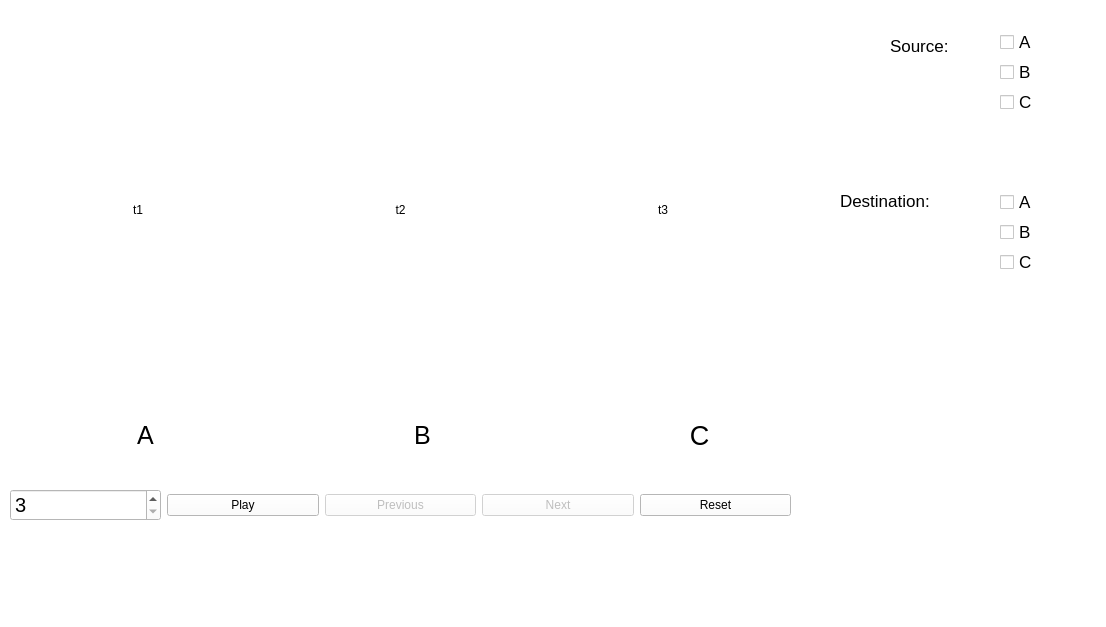
<?xml version="1.0" encoding="UTF-8"?>
<ui version="4.0">
 <class>MainWindow</class>
 <widget class="QMainWindow" name="MainWindow">
  <property name="geometry">
   <rect>
    <x>0</x>
    <y>0</y>
    <width>1106</width>
    <height>627</height>
   </rect>
  </property>
  <property name="windowTitle">
   <string>MainWindow</string>
  </property>
  <property name="autoFillBackground">
   <bool>false</bool>
  </property>
  <property name="styleSheet">
   <string notr="true">background-color: rgb(255, 255, 255)</string>
  </property>
  <widget class="QWidget" name="centralwidget">
   <widget class="QWidget" name="horizontalLayoutWidget">
    <property name="geometry">
     <rect>
      <x>10</x>
      <y>9</y>
      <width>781</width>
      <height>401</height>
     </rect>
    </property>
    <layout class="QHBoxLayout" name="towersLayout">
     <item>
      <widget class="QLabel" name="tower1">
       <property name="text">
        <string>t1</string>
       </property>
       <property name="alignment">
        <set>Qt::AlignCenter</set>
       </property>
      </widget>
     </item>
     <item>
      <widget class="QLabel" name="tower2">
       <property name="text">
        <string>t2</string>
       </property>
       <property name="alignment">
        <set>Qt::AlignCenter</set>
       </property>
      </widget>
     </item>
     <item>
      <widget class="QLabel" name="tower3">
       <property name="text">
        <string>t3</string>
       </property>
       <property name="alignment">
        <set>Qt::AlignCenter</set>
       </property>
      </widget>
     </item>
    </layout>
   </widget>
   <widget class="QWidget" name="horizontalLayoutWidget_2">
    <property name="geometry">
     <rect>
      <x>10</x>
      <y>410</y>
      <width>825</width>
      <height>51</height>
     </rect>
    </property>
    <layout class="QHBoxLayout" name="namesLayout">
     <item>
      <widget class="QLabel" name="t_A">
       <property name="font">
        <font>
         <pointsize>19</pointsize>
        </font>
       </property>
       <property name="text">
        <string>A</string>
       </property>
       <property name="alignment">
        <set>Qt::AlignCenter</set>
       </property>
      </widget>
     </item>
     <item>
      <widget class="QLabel" name="t_B">
       <property name="font">
        <font>
         <pointsize>19</pointsize>
        </font>
       </property>
       <property name="text">
        <string>B</string>
       </property>
       <property name="alignment">
        <set>Qt::AlignCenter</set>
       </property>
      </widget>
     </item>
     <item>
      <widget class="QLabel" name="t_C">
       <property name="font">
        <font>
         <pointsize>20</pointsize>
        </font>
       </property>
       <property name="text">
        <string>C</string>
       </property>
       <property name="alignment">
        <set>Qt::AlignCenter</set>
       </property>
      </widget>
     </item>
    </layout>
   </widget>
   <widget class="QWidget" name="horizontalLayoutWidget_3">
    <property name="geometry">
     <rect>
      <x>10</x>
      <y>460</y>
      <width>781</width>
      <height>91</height>
     </rect>
    </property>
    <layout class="QHBoxLayout" name="buttonsLayout">
     <item>
      <widget class="QSpinBox" name="numberOfDisks">
       <property name="font">
        <font>
         <pointsize>15</pointsize>
        </font>
       </property>
       <property name="styleSheet">
        <string notr="true">border-color: rgb(0, 0, 0);
selection-background-color: rgb(0, 0, 0);
border-left-color: rgb(0, 0, 0);
border-bottom-color: rgb(0, 0, 0);
border-right-color: rgb(0, 0, 0);
border-top-color: rgb(0, 0, 0);

</string>
       </property>
       <property name="minimum">
        <number>3</number>
       </property>
       <property name="maximum">
        <number>7</number>
       </property>
      </widget>
     </item>
     <item>
      <widget class="QPushButton" name="playButton">
       <property name="styleSheet">
        <string notr="true">border-color: rgb(0, 0, 0);
border-left-color: rgb(0, 0, 0);
border-bottom-color: rgb(0, 0, 0);
border-right-color: rgb(0, 0, 0);
border-top-color: rgb(0, 0, 0);</string>
       </property>
       <property name="text">
        <string>Play</string>
       </property>
      </widget>
     </item>
     <item>
      <widget class="QPushButton" name="previousButton">
       <property name="enabled">
        <bool>false</bool>
       </property>
       <property name="styleSheet">
        <string notr="true">border-color: rgb(0, 0, 0);
border-left-color: rgb(0, 0, 0);
border-bottom-color: rgb(0, 0, 0);
border-right-color: rgb(0, 0, 0);
border-top-color: rgb(0, 0, 0);</string>
       </property>
       <property name="text">
        <string>Previous</string>
       </property>
      </widget>
     </item>
     <item>
      <widget class="QPushButton" name="nextButton">
       <property name="enabled">
        <bool>false</bool>
       </property>
       <property name="styleSheet">
        <string notr="true">border-color: rgb(0, 0, 0);
border-left-color: rgb(0, 0, 0);
border-bottom-color: rgb(0, 0, 0);
border-right-color: rgb(0, 0, 0);
border-top-color: rgb(0, 0, 0);</string>
       </property>
       <property name="text">
        <string>Next</string>
       </property>
      </widget>
     </item>
     <item>
      <widget class="QPushButton" name="resetButton">
       <property name="styleSheet">
        <string notr="true">border-color: rgb(0, 0, 0);
border-left-color: rgb(0, 0, 0);
border-bottom-color: rgb(0, 0, 0);
border-right-color: rgb(0, 0, 0);
border-top-color: rgb(0, 0, 0);</string>
       </property>
       <property name="text">
        <string>Reset</string>
       </property>
      </widget>
     </item>
    </layout>
   </widget>
   <widget class="QCheckBox" name="checkBox_Bs">
    <property name="geometry">
     <rect>
      <x>1000</x>
      <y>60</y>
      <width>102</width>
      <height>24</height>
     </rect>
    </property>
    <property name="font">
     <font>
      <pointsize>13</pointsize>
     </font>
    </property>
    <property name="text">
     <string>B</string>
    </property>
   </widget>
   <widget class="QLabel" name="label_4">
    <property name="geometry">
     <rect>
      <x>890</x>
      <y>20</y>
      <width>101</width>
      <height>51</height>
     </rect>
    </property>
    <property name="font">
     <font>
      <pointsize>13</pointsize>
     </font>
    </property>
    <property name="text">
     <string>Source:</string>
    </property>
   </widget>
   <widget class="QCheckBox" name="checkBox_Bd">
    <property name="geometry">
     <rect>
      <x>1000</x>
      <y>220</y>
      <width>102</width>
      <height>24</height>
     </rect>
    </property>
    <property name="font">
     <font>
      <pointsize>13</pointsize>
     </font>
    </property>
    <property name="text">
     <string>B</string>
    </property>
   </widget>
   <widget class="QLabel" name="label_6">
    <property name="geometry">
     <rect>
      <x>840</x>
      <y>180</y>
      <width>151</width>
      <height>41</height>
     </rect>
    </property>
    <property name="font">
     <font>
      <pointsize>13</pointsize>
     </font>
    </property>
    <property name="text">
     <string>Destination:</string>
    </property>
   </widget>
   <widget class="QCheckBox" name="checkBox_As">
    <property name="geometry">
     <rect>
      <x>1000</x>
      <y>30</y>
      <width>102</width>
      <height>24</height>
     </rect>
    </property>
    <property name="font">
     <font>
      <pointsize>13</pointsize>
     </font>
    </property>
    <property name="text">
     <string>A</string>
    </property>
   </widget>
   <widget class="QCheckBox" name="checkBox_Cd">
    <property name="geometry">
     <rect>
      <x>1000</x>
      <y>250</y>
      <width>102</width>
      <height>24</height>
     </rect>
    </property>
    <property name="font">
     <font>
      <pointsize>13</pointsize>
     </font>
    </property>
    <property name="text">
     <string>C</string>
    </property>
   </widget>
   <widget class="QCheckBox" name="checkBox_Cs">
    <property name="geometry">
     <rect>
      <x>1000</x>
      <y>90</y>
      <width>102</width>
      <height>24</height>
     </rect>
    </property>
    <property name="font">
     <font>
      <pointsize>13</pointsize>
     </font>
    </property>
    <property name="text">
     <string>C</string>
    </property>
   </widget>
   <widget class="QCheckBox" name="checkBox_Ad">
    <property name="geometry">
     <rect>
      <x>1000</x>
      <y>190</y>
      <width>102</width>
      <height>24</height>
     </rect>
    </property>
    <property name="font">
     <font>
      <pointsize>13</pointsize>
     </font>
    </property>
    <property name="text">
     <string>A</string>
    </property>
   </widget>
  </widget>
  <widget class="QStatusBar" name="statusbar"/>
  <widget class="QMenuBar" name="menubar">
   <property name="geometry">
    <rect>
     <x>0</x>
     <y>0</y>
     <width>1106</width>
     <height>30</height>
    </rect>
   </property>
   <property name="nativeMenuBar">
    <bool>true</bool>
   </property>
  </widget>
 </widget>
 <resources/>
 <connections/>
</ui>
